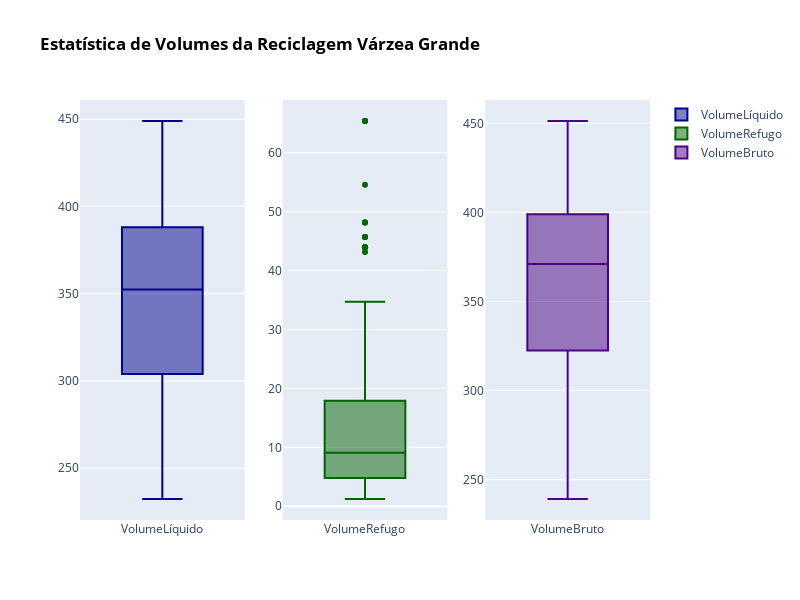

The notebook cell saved with this chart:
### Code cell
from plotly.subplots import make_subplots

color_discrete_sequence=['#00008B', '#006400', '#4B0082']

fig = make_subplots(rows=1, cols=3)
fig.add_trace(go.Box(y=Dim_Volume_Pessoas['VolumeLíquido'], name='VolumeLíquido', marker={'color' : color_discrete_sequence[0]}), row=1, col=1)
fig.add_trace(go.Box(y=Dim_Volume_Pessoas['VolumeRefugo'], name='VolumeRefugo', marker={'color' : color_discrete_sequence[1]}), row=1, col=2)
fig.add_trace(go.Box(y=Dim_Volume_Pessoas['VolumeBruto'], name='VolumeBruto', marker={'color' : color_discrete_sequence[2]}), row=1, col=3)
fig.update_layout(height=600, width=800, title_text = "<b style='color:#000000'>Estatística de Volumes da Reciclagem Várzea Grande </b>")
fig.show()

### Figure 1 — Plotly figure (JSON) as saved in the notebook; plotly's stock layout.template omitted (floating-point values rounded to 4 significant figures; data arrays with more than 128 entries replaced by an {"elided": "..."} marker saying what was removed)
{"data": [{"marker": {"color": "#00008B"}, "name": "VolumeLíquido", "type": "box", "xaxis": "x", "y": {"elided": "294 float values"}, "yaxis": "y"}, {"marker": {"color": "#006400"}, "name": "VolumeRefugo", "type": "box", "xaxis": "x2", "y": {"elided": "294 float values"}, "yaxis": "y2"}, {"marker": {"color": "#4B0082"}, "name": "VolumeBruto", "type": "box", "xaxis": "x3", "y": {"elided": "294 float values"}, "yaxis": "y3"}], "layout": {"height": 600, "title": {"text": "<b style='color:#000000'>Estatística de Volumes da Reciclagem Várzea Grande </b>"}, "width": 800, "xaxis": {"anchor": "y", "domain": [0, 0.2889]}, "xaxis2": {"anchor": "y2", "domain": [0.3556, 0.6444]}, "xaxis3": {"anchor": "y3", "domain": [0.7111, 1]}, "yaxis": {"anchor": "x", "domain": [0, 1]}, "yaxis2": {"anchor": "x2", "domain": [0, 1]}, "yaxis3": {"anchor": "x3", "domain": [0, 1]}}}
